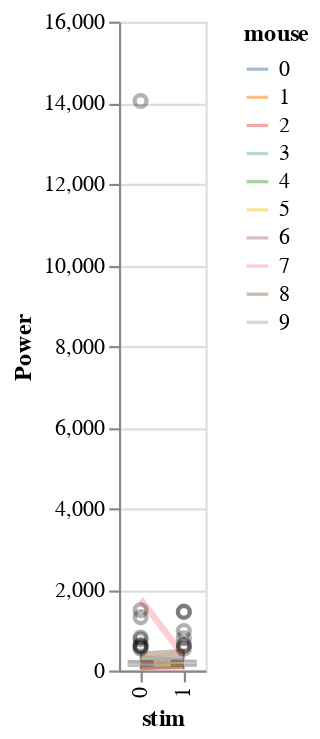

The code cell stored with this chart in its notebook:
### Code cell
reload(visualization)
visualization.plot_data(df=df,x='stim',y='Power',color='mouse')

### Figure 1 — Vega-Lite specification as saved in the notebook (floating-point values rounded to 4 significant figures; data arrays with more than 128 entries replaced by an {"elided": "..."} marker saying what was removed)
{"config": {"view": {"continuousWidth": 400, "continuousHeight": 300}}, "layer": [{"mark": {"type": "line", "fill": null, "opacity": 0.5, "size": 3}, "encoding": {"color": {"type": "nominal", "field": "mouse"}, "x": {"type": "ordinal", "field": "stim"}, "y": {"type": "quantitative", "aggregate": "mean", "field": "Power", "scale": {"zero": false}}}}, {"mark": {"type": "boxplot", "color": "black", "opacity": 0.3, "size": 12}, "encoding": {"x": {"type": "ordinal", "field": "stim"}, "y": {"type": "quantitative", "field": "Power", "scale": {"zero": false}}}}], "data": {"name": "data-be511192d3410b8c7c5b1e8023d4d9df"}, "$schema": "https://vega.github.io/schema/vega-lite/v4.8.1.json", "datasets": {"data-be511192d3410b8c7c5b1e8023d4d9df": {"elided": "200 records"}}}
